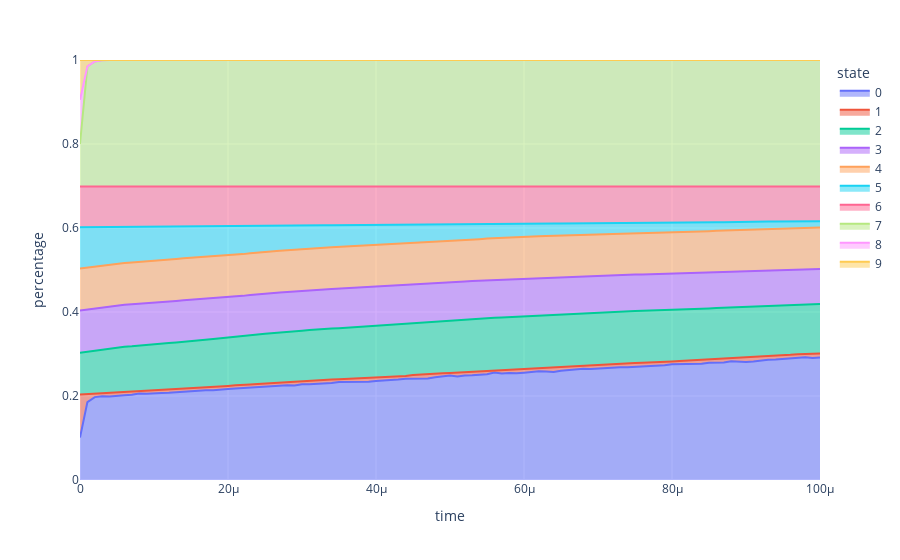

Here is the notebook cell this chart was saved with:
### Code cell
kmc_boltz.plot_top_n_states_stacked(
    n_show = -1,
    resolution=0.000001, 
    max_time=0.0001, 
    title=None, 
    save=False, 
    save_name="props.png")
